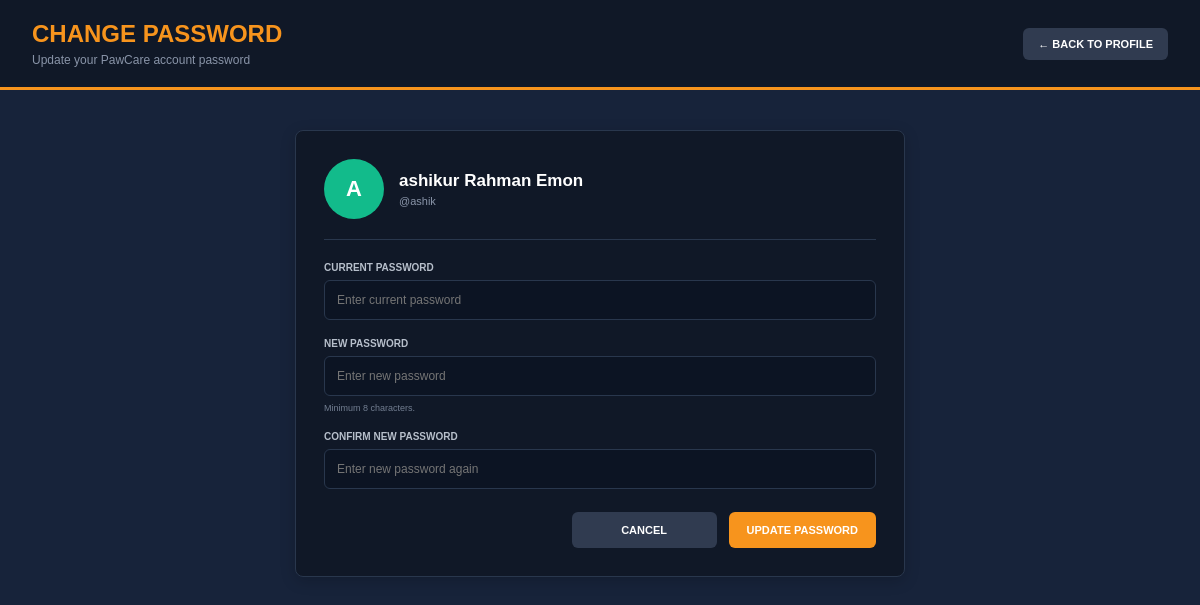
Screenshot of /index.php?page=customer/change_password (signed in) with the database file from the repository.
### tables this page shows
CREATE TABLE `users` (
  `user_id` int(11) NOT NULL,
  `full_name` varchar(100) NOT NULL,
  `username` varchar(50) NOT NULL,
  `email` varchar(100) NOT NULL,
  `phone` varchar(20) DEFAULT NULL,
  `gender` enum('Male','Female','Other') DEFAULT NULL,
  `password` varchar(255) NOT NULL,
  `role` enum('admin','customer','doctor','delivery') NOT NULL,
  `profile_image` varchar(255) DEFAULT 'default.png',
  `address` text DEFAULT NULL,
  `status` enum('active','inactive') DEFAULT 'active',
  `created_at` timestamp NOT NULL DEFAULT current_timestamp(),
  `updated_at` timestamp NOT NULL DEFAULT current_timestamp() ON UPDATE current_timestamp()
);

### controllers/customer_change_password_controller.php (called while the page is built, shortened)
<?php
require_once __DIR__ . '/../helpers/helpers.php';
require_once __DIR__ . '/../models/user_model.php';
function customer_change_password_controller($conn) {
    $customer_id = (int) $_SESSION["user_id"];
    $customer = find_customer_account($conn, $customer_id);
    require __DIR__ . '/../views/customer/change_password.php';
}

### helpers/helpers.php (called while the page is built, shortened)
<?php
function route_url($page, $query = "") {
    $directory = str_replace("\\", "/", dirname($_SERVER["SCRIPT_NAME"]));
    $role = basename($directory);
    $url = rtrim($directory, "/") . "/index.php?page=" . urlencode($page);
    return $url;
}

### models/user_model.php (called while the page is built, shortened)
<?php
function find_customer_account($conn, $customer_id) {
    $sql = "SELECT user_id, full_name, username, email, phone, address, password FROM users WHERE user_id = ? LIMIT 1";
    $stmt = mysqli_prepare($conn, $sql);
    mysqli_stmt_bind_param($stmt, "i", $customer_id);
    mysqli_stmt_execute($stmt);
    $customer = mysqli_fetch_assoc(mysqli_stmt_get_result($stmt));
    return $customer;
}

### views/customer/change_password.php (the view, shortened to what this page needs)
<!DOCTYPE html>
<html lang="en">
<head>
    <link rel="stylesheet" href="../assets/css/change-password.css">
</head>
<body>
<div class="password-page">
    <header class="password-header">
        <div>
            <h1>CHANGE PASSWORD</h1>
            <p>Update your PawCare account password</p>
        </div>
        <a href="<?php echo htmlspecialchars(route_url("customer/profile")); ?>">← BACK TO PROFILE</a>
    </header>
    <main class="password-container">
        <section class="password-card">
            <div class="password-user">
                <div class="password-avatar">
                    <?php echo strtoupper(substr($customer["username"], 0, 1)); ?>
                </div>
                <div>
                    <h2><?php echo htmlspecialchars($customer["full_name"]); ?></h2>
                    <p>@<?php echo htmlspecialchars($customer["username"]); ?></p>
                </div>
            </div>
            <form method="POST" class="password-form">
                <div class="password-group">
                    <label>CURRENT PASSWORD</label>
                    <input type="password" name="current_password" placeholder="Enter current password" required>
                </div>
                <div class="password-group">
                    <label>NEW PASSWORD</label>
                    <input type="password" name="new_password" placeholder="Enter new password" minlength="8" required>
                    <small>Minimum 8 characters.</small>
                </div>
                <div class="password-group">
                    <label>CONFIRM NEW PASSWORD</label>
                    <input type="password" name="confirm_password" placeholder="Enter new password again" minlength="8" required>
                </div>
                <div class="password-actions">
                    <a href="<?php echo htmlspecialchars(route_url("customer/profile")); ?>">CANCEL</a>
                    <button type="submit">UPDATE PASSWORD</button>
                </div>
            </form>
        </section>
    </main>
</div>
</body>
</html>

### assets/css/change-password.css (style rules this page uses)
* { margin: 0; padding: 0; box-sizing: border-box; }
body { font-family: Arial, sans-serif; background: #17233a; color: #ffffff; }
.password-page { min-height: 100vh; }
.password-header { min-height: 90px; background: #101827; padding: 18px 32px; display: flex; justify-content: space-between; align-items: center; border-bottom: 3px solid #f7941d; }
.password-header h1 { color: #f7941d; font-size: 24px; margin-bottom: 5px; }
.password-header p { color: #8994a8; font-size: 12px; }
.password-header > a { padding: 10px 15px; background: #303b50; color: white; border-radius: 6px; text-decoration: none; font-size: 11px; font-weight: bold; }
.password-container { width: 100%; max-width: 650px; margin: auto; padding: 40px 20px; }
.password-card { background: #101827; border: 1px solid #29374d; border-radius: 8px; padding: 28px; box-shadow: 0 4px 15px rgba(0, 0, 0, 0.18); }
.password-user { display: flex; align-items: center; gap: 15px; padding-bottom: 20px; margin-bottom: 22px; border-bottom: 1px solid #29374d; }
.password-avatar { width: 60px; height: 60px; flex-shrink: 0; border-radius: 50%; background: #12bb8b; display: flex; align-items: center; justify-content: center; font-size: 22px; font-weight: bold; }
.password-user h2 { font-size: 17px; margin-bottom: 4px; }
.password-user p { color: #8994a8; font-size: 11px; }
.password-form { display: flex; flex-direction: column; gap: 18px; }
.password-group { display: flex; flex-direction: column; gap: 7px; }
.password-group label { color: #b7bfcb; font-size: 10px; font-weight: bold; }
.password-group input { width: 100%; padding: 12px; background: #0c1423; color: #ffffff; border: 1px solid #29374d; border-radius: 6px; outline: none; font-size: 12px; }
.password-group small { color: #727e91; font-size: 9px; }
.password-actions { display: flex; justify-content: flex-end; gap: 12px; margin-top: 5px; }
.password-actions a, .password-actions button { min-width: 145px; padding: 12px 18px; border-radius: 6px; text-align: center; text-decoration: none; font-size: 11px; font-weight: bold; cursor: pointer; }
.password-actions a { background: #303b50; color: white; }
.password-actions button { border: none; background: #f7941d; color: white; }

### rows the page displays
users: username "A", full_name "ashikur Rahman Emon", username "ashik"
